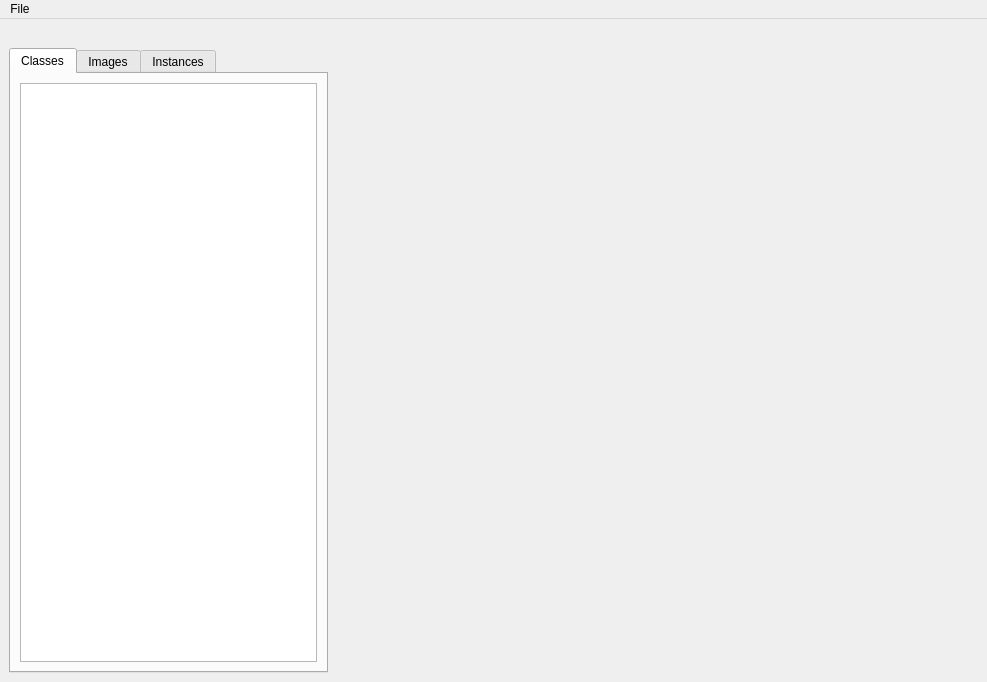
<?xml version="1.0" encoding="UTF-8"?>
<ui version="4.0">
 <class>MainWindow</class>
 <widget class="QMainWindow" name="MainWindow">
  <property name="geometry">
   <rect>
    <x>0</x>
    <y>0</y>
    <width>987</width>
    <height>682</height>
   </rect>
  </property>
  <property name="windowTitle">
   <string>MainWindow</string>
  </property>
  <widget class="QWidget" name="centralwidget">
   <layout class="QGridLayout" name="gridLayout">
    <item row="0" column="1">
     <spacer name="horizontalSpacer_2">
      <property name="orientation">
       <enum>Qt::Horizontal</enum>
      </property>
      <property name="sizeHint" stdset="0">
       <size>
        <width>40</width>
        <height>20</height>
       </size>
      </property>
     </spacer>
    </item>
    <item row="0" column="2">
     <spacer name="horizontalSpacer_3">
      <property name="orientation">
       <enum>Qt::Horizontal</enum>
      </property>
      <property name="sizeHint" stdset="0">
       <size>
        <width>40</width>
        <height>20</height>
       </size>
      </property>
     </spacer>
    </item>
    <item row="2" column="1">
     <spacer name="horizontalSpacer">
      <property name="orientation">
       <enum>Qt::Horizontal</enum>
      </property>
      <property name="sizeHint" stdset="0">
       <size>
        <width>40</width>
        <height>0</height>
       </size>
      </property>
     </spacer>
    </item>
    <item row="1" column="1">
     <widget class="ImageWindow" name="lblImageWindow">
      <property name="sizePolicy">
       <sizepolicy hsizetype="Expanding" vsizetype="Preferred">
        <horstretch>0</horstretch>
        <verstretch>0</verstretch>
       </sizepolicy>
      </property>
      <property name="minimumSize">
       <size>
        <width>0</width>
        <height>0</height>
       </size>
      </property>
      <property name="text">
       <string/>
      </property>
     </widget>
    </item>
    <item row="1" column="0">
     <widget class="QTabWidget" name="tabWidget">
      <property name="currentIndex">
       <number>0</number>
      </property>
      <widget class="QWidget" name="tabClasses">
       <attribute name="title">
        <string>Classes</string>
       </attribute>
       <layout class="QGridLayout" name="gridLayout_2">
        <item row="0" column="0">
         <widget class="ClassListWidget" name="lwClasses"/>
        </item>
       </layout>
      </widget>
      <widget class="QWidget" name="tabImages">
       <attribute name="title">
        <string>Images</string>
       </attribute>
       <layout class="QGridLayout" name="gridLayout_3">
        <item row="0" column="0">
         <widget class="ImageListWidget" name="lwImages"/>
        </item>
       </layout>
      </widget>
      <widget class="QWidget" name="tabInstances">
       <attribute name="title">
        <string>Instances</string>
       </attribute>
       <layout class="QGridLayout" name="gridLayout_4">
        <item row="0" column="0">
         <widget class="InstanceListWidget" name="lwInstances"/>
        </item>
       </layout>
      </widget>
     </widget>
    </item>
    <item row="1" column="2">
     <widget class="FileSystemBrowser" name="wFileSystemBrowser" native="true"/>
    </item>
   </layout>
  </widget>
  <widget class="QMenuBar" name="menuBar">
   <property name="geometry">
    <rect>
     <x>0</x>
     <y>0</y>
     <width>987</width>
     <height>21</height>
    </rect>
   </property>
   <widget class="QMenu" name="menuFile">
    <property name="title">
     <string>File</string>
    </property>
    <addaction name="actionNew"/>
    <addaction name="separator"/>
    <addaction name="actionSave"/>
    <addaction name="actionSave_as"/>
    <addaction name="actionLoad"/>
    <addaction name="separator"/>
    <addaction name="actionExit"/>
   </widget>
   <addaction name="menuFile"/>
  </widget>
  <action name="actionSave">
   <property name="text">
    <string>Save</string>
   </property>
  </action>
  <action name="actionSave_as">
   <property name="text">
    <string>Save as..</string>
   </property>
  </action>
  <action name="actionLoad">
   <property name="text">
    <string>Load</string>
   </property>
  </action>
  <action name="actionNew">
   <property name="text">
    <string>New</string>
   </property>
  </action>
  <action name="actionExit">
   <property name="text">
    <string>Exit</string>
   </property>
  </action>
  <action name="actionCopy">
   <property name="text">
    <string>Copy</string>
   </property>
   <property name="shortcut">
    <string>Ctrl+C</string>
   </property>
  </action>
  <action name="actionPaste">
   <property name="text">
    <string>Paste</string>
   </property>
   <property name="shortcut">
    <string>Ctrl+V</string>
   </property>
  </action>
 </widget>
 <customwidgets>
  <customwidget>
   <class>ImageWindow</class>
   <extends>QLabel</extends>
   <header>imagewindow.h</header>
  </customwidget>
  <customwidget>
   <class>ClassListWidget</class>
   <extends>QListWidget</extends>
   <header>classlistwidget.h</header>
  </customwidget>
  <customwidget>
   <class>ImageListWidget</class>
   <extends>QListWidget</extends>
   <header>imagelistwidget.h</header>
  </customwidget>
  <customwidget>
   <class>InstanceListWidget</class>
   <extends>QListWidget</extends>
   <header>instancelistwidget.h</header>
  </customwidget>
  <customwidget>
   <class>FileSystemBrowser</class>
   <extends>QWidget</extends>
   <header>filesystembrowser.h</header>
   <container>1</container>
  </customwidget>
 </customwidgets>
 <resources/>
 <connections/>
</ui>
